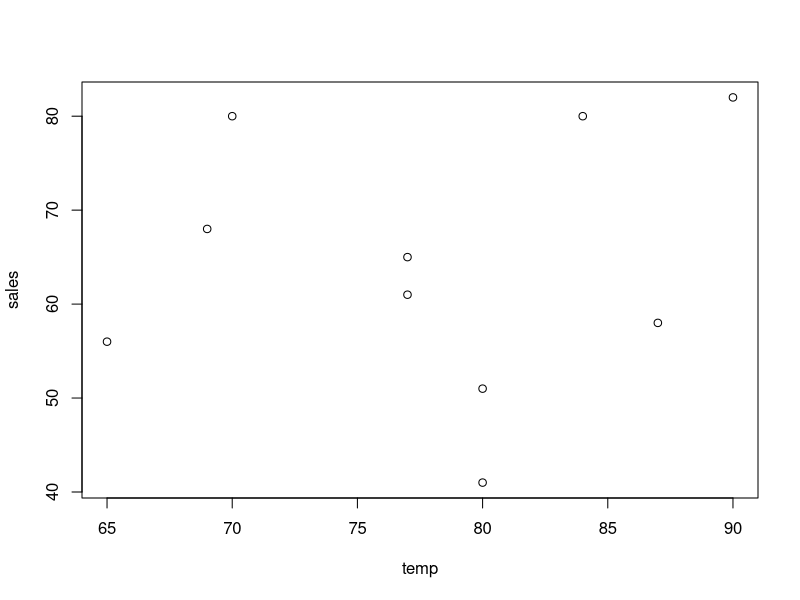

This figure's R source:
library(vcd)

sales <- c(68,41,65,80,51,61,58,80,56,82)
temp <- c(69,80,77,84,80,77,87,70,65,90)
plot(sales ~ temp)

print(mean(temp))

sales <- sales[-3]

sales <- append(sales, 16, after=2)

names <- c("Joe", "John", "Jerry")

matrix(1:10, nrow=5, ncol=2)

icSales <- data.frame(sales, temp)

str(icSales)

summary(icSales)

names(icSales)